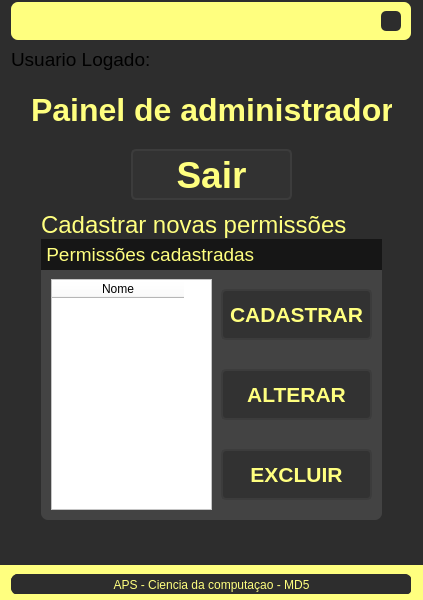
<?xml version="1.0" encoding="UTF-8"?>
<ui version="4.0">
 <class>MainWindow</class>
 <widget class="QMainWindow" name="MainWindow">
  <property name="geometry">
   <rect>
    <x>0</x>
    <y>0</y>
    <width>423</width>
    <height>600</height>
   </rect>
  </property>
  <property name="minimumSize">
   <size>
    <width>420</width>
    <height>600</height>
   </size>
  </property>
  <property name="windowTitle">
   <string>MainWindow</string>
  </property>
  <widget class="QWidget" name="centralwidget">
   <layout class="QVBoxLayout" name="verticalLayout">
    <property name="spacing">
     <number>0</number>
    </property>
    <property name="leftMargin">
     <number>0</number>
    </property>
    <property name="topMargin">
     <number>0</number>
    </property>
    <property name="rightMargin">
     <number>0</number>
    </property>
    <property name="bottomMargin">
     <number>0</number>
    </property>
    <item>
     <widget class="QFrame" name="topbar">
      <property name="maximumSize">
       <size>
        <width>16777215</width>
        <height>40</height>
       </size>
      </property>
      <property name="styleSheet">
       <string notr="true">background-color: rgb(45, 45, 45);</string>
      </property>
      <property name="frameShape">
       <enum>QFrame::NoFrame</enum>
      </property>
      <property name="frameShadow">
       <enum>QFrame::Raised</enum>
      </property>
      <layout class="QHBoxLayout" name="horizontalLayout_3">
       <property name="spacing">
        <number>0</number>
       </property>
       <property name="leftMargin">
        <number>0</number>
       </property>
       <property name="topMargin">
        <number>2</number>
       </property>
       <property name="rightMargin">
        <number>0</number>
       </property>
       <property name="bottomMargin">
        <number>0</number>
       </property>
       <item>
        <widget class="QFrame" name="frame_4">
         <property name="maximumSize">
          <size>
           <width>400</width>
           <height>16777215</height>
          </size>
         </property>
         <property name="styleSheet">
          <string notr="true">background-color: rgb(255, 255, 127);
border-radius: 7px;</string>
         </property>
         <property name="frameShape">
          <enum>QFrame::StyledPanel</enum>
         </property>
         <property name="frameShadow">
          <enum>QFrame::Raised</enum>
         </property>
         <layout class="QHBoxLayout" name="horizontalLayout_4">
          <property name="spacing">
           <number>3</number>
          </property>
          <property name="leftMargin">
           <number>10</number>
          </property>
          <property name="topMargin">
           <number>3</number>
          </property>
          <property name="rightMargin">
           <number>10</number>
          </property>
          <property name="bottomMargin">
           <number>3</number>
          </property>
          <item>
           <widget class="QLabel" name="label_4">
            <property name="font">
             <font>
              <family>Segoe UI</family>
              <pointsize>12</pointsize>
              <weight>75</weight>
              <bold>true</bold>
             </font>
            </property>
            <property name="styleSheet">
             <string notr="true">color: rgb(0, 0, 127);</string>
            </property>
            <property name="text">
             <string/>
            </property>
           </widget>
          </item>
          <item>
           <widget class="QPushButton" name="pushButton_3">
            <property name="maximumSize">
             <size>
              <width>20</width>
              <height>20</height>
             </size>
            </property>
            <property name="styleSheet">
             <string notr="true">QPushButton {
	background-color: rgb(45, 45, 45);
	border-radius: 5px;	
	background-position: center;	
}
QPushButton:hover {
	
	background-color: rgb(255, 102, 105);
	color: rgb(200, 200, 200);
}
QPushButton:pressed {
	background-color: rgb(170, 0, 0);
	color: rgb(200, 200, 200);
}</string>
            </property>
            <property name="text">
             <string/>
            </property>
            <property name="icon">
             <iconset>
              <normaloff>../Imagens/cil-x.png</normaloff>../Imagens/cil-x.png</iconset>
            </property>
           </widget>
          </item>
         </layout>
        </widget>
       </item>
      </layout>
     </widget>
    </item>
    <item>
     <widget class="QFrame" name="frame_2">
      <property name="styleSheet">
       <string notr="true">background-color: rgb(45, 45, 45);</string>
      </property>
      <property name="frameShape">
       <enum>QFrame::NoFrame</enum>
      </property>
      <property name="frameShadow">
       <enum>QFrame::Raised</enum>
      </property>
      <layout class="QHBoxLayout" name="horizontalLayout">
       <item>
        <widget class="QFrame" name="frame">
         <property name="minimumSize">
          <size>
           <width>400</width>
           <height>500</height>
          </size>
         </property>
         <property name="maximumSize">
          <size>
           <width>400</width>
           <height>10000</height>
          </size>
         </property>
         <property name="styleSheet">
          <string notr="true">background-color: rgb(45, 45, 45);</string>
         </property>
         <property name="frameShape">
          <enum>QFrame::NoFrame</enum>
         </property>
         <property name="frameShadow">
          <enum>QFrame::Raised</enum>
         </property>
         <widget class="QLabel" name="label">
          <property name="geometry">
           <rect>
            <x>20</x>
            <y>30</y>
            <width>361</width>
            <height>61</height>
           </rect>
          </property>
          <property name="font">
           <font>
            <family>Segoe UI</family>
            <pointsize>24</pointsize>
            <weight>75</weight>
            <bold>true</bold>
           </font>
          </property>
          <property name="styleSheet">
           <string notr="true">color: rgb(255, 255, 127);</string>
          </property>
          <property name="text">
           <string>Painel de administrador</string>
          </property>
         </widget>
         <widget class="QLabel" name="label_3">
          <property name="geometry">
           <rect>
            <x>30</x>
            <y>160</y>
            <width>311</width>
            <height>31</height>
           </rect>
          </property>
          <property name="font">
           <font>
            <family>Segoe UI</family>
            <pointsize>18</pointsize>
            <weight>50</weight>
            <bold>false</bold>
           </font>
          </property>
          <property name="styleSheet">
           <string notr="true">color: rgb(255, 255, 127);</string>
          </property>
          <property name="text">
           <string>Cadastrar novas permissões</string>
          </property>
         </widget>
         <widget class="QPushButton" name="pushButton_2">
          <property name="geometry">
           <rect>
            <x>210</x>
            <y>240</y>
            <width>151</width>
            <height>51</height>
           </rect>
          </property>
          <property name="font">
           <font>
            <family>Segoe UI</family>
            <pointsize>16</pointsize>
            <weight>75</weight>
            <bold>true</bold>
           </font>
          </property>
          <property name="styleSheet">
           <string notr="true">QPushButton {	
	background-color: rgb(50, 50, 50);
	border: 2px solid rgb(60, 60, 60);
	border-radius: 5px;
color: rgb(255, 255, 127);
}
QPushButton:hover {	
	background-color: rgb(60, 60, 60);
	border: 2px solid rgb(70, 70, 70);
}
QPushButton:pressed {	
	background-color: rgb(250, 230, 0);
	border: 2px solid rgb(250, 230, 0);	
	color: rgb(35, 35, 35);}</string>
          </property>
          <property name="text">
           <string>CADASTRAR</string>
          </property>
         </widget>
         <widget class="QTableWidget" name="tableWidget">
          <property name="geometry">
           <rect>
            <x>40</x>
            <y>230</y>
            <width>161</width>
            <height>231</height>
           </rect>
          </property>
          <property name="font">
           <font>
            <pointsize>13</pointsize>
            <weight>75</weight>
            <bold>true</bold>
           </font>
          </property>
          <property name="styleSheet">
           <string notr="true">background-color: rgb(255, 255, 255);</string>
          </property>
          <attribute name="horizontalHeaderDefaultSectionSize">
           <number>132</number>
          </attribute>
          <column>
           <property name="text">
            <string>Nome</string>
           </property>
          </column>
         </widget>
         <widget class="QLabel" name="label_5">
          <property name="geometry">
           <rect>
            <x>30</x>
            <y>190</y>
            <width>341</width>
            <height>281</height>
           </rect>
          </property>
          <property name="styleSheet">
           <string notr="true">background-color: rgb(67, 67, 67);

border-radius: 7px;

</string>
          </property>
          <property name="text">
           <string/>
          </property>
         </widget>
         <widget class="QLabel" name="label_6">
          <property name="geometry">
           <rect>
            <x>30</x>
            <y>190</y>
            <width>341</width>
            <height>31</height>
           </rect>
          </property>
          <property name="font">
           <font>
            <family>Segoe UI</family>
            <pointsize>14</pointsize>
            <weight>50</weight>
            <bold>false</bold>
           </font>
          </property>
          <property name="styleSheet">
           <string notr="true">background-color: rgb(22, 22, 22);
color: rgb(255, 255, 127);</string>
          </property>
          <property name="text">
           <string> Permissões cadastradas</string>
          </property>
         </widget>
         <widget class="QPushButton" name="pushButton_4">
          <property name="geometry">
           <rect>
            <x>210</x>
            <y>320</y>
            <width>151</width>
            <height>51</height>
           </rect>
          </property>
          <property name="font">
           <font>
            <family>Segoe UI</family>
            <pointsize>16</pointsize>
            <weight>75</weight>
            <bold>true</bold>
           </font>
          </property>
          <property name="styleSheet">
           <string notr="true">QPushButton {	
	background-color: rgb(50, 50, 50);
	border: 2px solid rgb(60, 60, 60);
	border-radius: 5px;
color: rgb(255, 255, 127);
}
QPushButton:hover {	
	background-color: rgb(60, 60, 60);
	border: 2px solid rgb(70, 70, 70);
}
QPushButton:pressed {	
	background-color: rgb(250, 230, 0);
	border: 2px solid rgb(250, 230, 0);	
	color: rgb(35, 35, 35);}</string>
          </property>
          <property name="text">
           <string>ALTERAR</string>
          </property>
         </widget>
         <widget class="QLabel" name="label_7">
          <property name="geometry">
           <rect>
            <x>40</x>
            <y>480</y>
            <width>301</width>
            <height>20</height>
           </rect>
          </property>
          <property name="font">
           <font>
            <family>Segoe UI</family>
            <pointsize>14</pointsize>
           </font>
          </property>
          <property name="styleSheet">
           <string notr="true">color: rgb(0, 0, 127);</string>
          </property>
          <property name="text">
           <string/>
          </property>
         </widget>
         <widget class="QLabel" name="label_8">
          <property name="geometry">
           <rect>
            <x>0</x>
            <y>-10</y>
            <width>141</width>
            <height>41</height>
           </rect>
          </property>
          <property name="font">
           <font>
            <family>Segoe UI</family>
            <pointsize>14</pointsize>
           </font>
          </property>
          <property name="text">
           <string>Usuario Logado:</string>
          </property>
         </widget>
         <widget class="QLabel" name="label_9">
          <property name="geometry">
           <rect>
            <x>140</x>
            <y>-10</y>
            <width>141</width>
            <height>41</height>
           </rect>
          </property>
          <property name="font">
           <font>
            <family>Segoe UI</family>
            <pointsize>12</pointsize>
            <weight>75</weight>
            <bold>true</bold>
           </font>
          </property>
          <property name="styleSheet">
           <string notr="true">color: rgb(170, 0, 0);</string>
          </property>
          <property name="text">
           <string/>
          </property>
         </widget>
         <widget class="QPushButton" name="pushButton_5">
          <property name="geometry">
           <rect>
            <x>210</x>
            <y>400</y>
            <width>151</width>
            <height>51</height>
           </rect>
          </property>
          <property name="font">
           <font>
            <family>Segoe UI</family>
            <pointsize>16</pointsize>
            <weight>75</weight>
            <bold>true</bold>
           </font>
          </property>
          <property name="styleSheet">
           <string notr="true">QPushButton {	
	background-color: rgb(50, 50, 50);
	border: 2px solid rgb(60, 60, 60);
	border-radius: 5px;
color: rgb(255, 255, 127);
}
QPushButton:hover {	
	background-color: rgb(60, 60, 60);
	border: 2px solid rgb(70, 70, 70);
}
QPushButton:pressed {	
	background-color: rgb(250, 230, 0);
	border: 2px solid rgb(250, 230, 0);	
	color: rgb(35, 35, 35);}</string>
          </property>
          <property name="text">
           <string>EXCLUIR</string>
          </property>
         </widget>
         <widget class="QPushButton" name="pushButton_6">
          <property name="geometry">
           <rect>
            <x>120</x>
            <y>100</y>
            <width>161</width>
            <height>51</height>
           </rect>
          </property>
          <property name="font">
           <font>
            <family>Segoe UI</family>
            <pointsize>28</pointsize>
            <weight>75</weight>
            <bold>true</bold>
           </font>
          </property>
          <property name="styleSheet">
           <string notr="true">QPushButton {	
	background-color: rgb(50, 50, 50);
	border: 2px solid rgb(60, 60, 60);
	border-radius: 5px;
color: rgb(255, 255, 127);
}
QPushButton:hover {	
	background-color: rgb(60, 60, 60);
	border: 2px solid rgb(70, 70, 70);
}
QPushButton:pressed {	
	background-color: rgb(250, 230, 0);
	border: 2px solid rgb(250, 230, 0);	
	color: rgb(35, 35, 35);}</string>
          </property>
          <property name="text">
           <string>Sair</string>
          </property>
         </widget>
         <zorder>label_5</zorder>
         <zorder>label_3</zorder>
         <zorder>label</zorder>
         <zorder>pushButton_2</zorder>
         <zorder>tableWidget</zorder>
         <zorder>label_6</zorder>
         <zorder>pushButton_4</zorder>
         <zorder>label_7</zorder>
         <zorder>label_8</zorder>
         <zorder>label_9</zorder>
         <zorder>pushButton_5</zorder>
         <zorder>pushButton_6</zorder>
        </widget>
       </item>
      </layout>
     </widget>
    </item>
    <item>
     <widget class="QFrame" name="rodape">
      <property name="maximumSize">
       <size>
        <width>16777215</width>
        <height>35</height>
       </size>
      </property>
      <property name="styleSheet">
       <string notr="true">background-color: rgb(255, 255, 127);</string>
      </property>
      <property name="frameShape">
       <enum>QFrame::NoFrame</enum>
      </property>
      <property name="frameShadow">
       <enum>QFrame::Raised</enum>
      </property>
      <layout class="QHBoxLayout" name="horizontalLayout_2">
       <item>
        <widget class="QFrame" name="frame_3">
         <property name="minimumSize">
          <size>
           <width>400</width>
           <height>20</height>
          </size>
         </property>
         <property name="maximumSize">
          <size>
           <width>23</width>
           <height>23</height>
          </size>
         </property>
         <property name="styleSheet">
          <string notr="true">background-color: rgb(45, 45, 45);
border-radius: 7px;</string>
         </property>
         <property name="frameShape">
          <enum>QFrame::StyledPanel</enum>
         </property>
         <property name="frameShadow">
          <enum>QFrame::Raised</enum>
         </property>
         <widget class="QLabel" name="label_2">
          <property name="geometry">
           <rect>
            <x>0</x>
            <y>0</y>
            <width>401</width>
            <height>21</height>
           </rect>
          </property>
          <property name="styleSheet">
           <string notr="true">color: rgb(255, 255, 127);</string>
          </property>
          <property name="text">
           <string>APS - Ciencia da computaçao - MD5</string>
          </property>
          <property name="alignment">
           <set>Qt::AlignCenter</set>
          </property>
         </widget>
        </widget>
       </item>
      </layout>
     </widget>
    </item>
   </layout>
  </widget>
  <widget class="QMenuBar" name="menubar">
   <property name="geometry">
    <rect>
     <x>0</x>
     <y>0</y>
     <width>423</width>
     <height>21</height>
    </rect>
   </property>
  </widget>
 </widget>
 <resources>
  <include location="file_rc.qrc"/>
 </resources>
 <connections/>
</ui>
